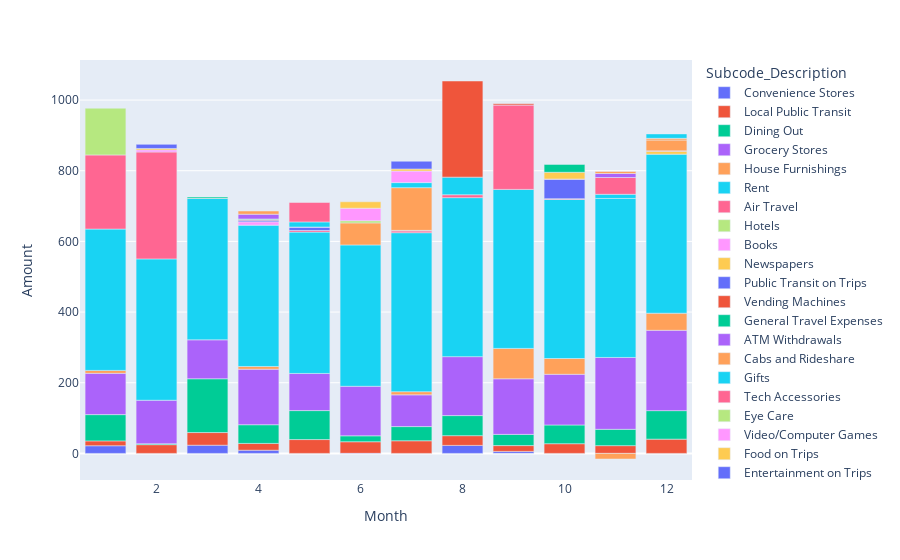

Notebook source saved alongside this figure:
### Markdown cell above
The next chart displays transaction amounts for each subcode on a monthly basis, allowing you to analyze changes in your spending over time.

### Code cell
fig_monthly_spending_by_selected_subcodes = px.bar(df_expenses_by_selected_subcodes_by_month, x = 'Month', y = 'Amount', color = 'Subcode_Description')
fig_monthly_spending_by_selected_subcodes.write_html(chart_data_folder + '\\monthly_spending_by_subcode.html') 
fig_monthly_spending_by_selected_subcodes.show()

### Figure 1 — Plotly figure (JSON) as saved in the notebook; plotly's stock layout.template omitted (floating-point values rounded to 4 significant figures)
{"data": [{"alignmentgroup": "True", "hovertemplate": "Subcode_Description=Convenience Stores<br>Month=%{x}<br>Amount=%{y}<extra></extra>", "legendgroup": "Convenience Stores", "marker": {"color": "#636efa", "pattern": {"shape": ""}}, "name": "Convenience Stores", "offsetgroup": "Convenience Stores", "orientation": "v", "showlegend": true, "textposition": "auto", "type": "bar", "x": [1, 3, 4, 8, 9], "xaxis": "x", "y": [21.68, 23.25, 9.04, 22.68, 5.61], "yaxis": "y"}, {"alignmentgroup": "True", "hovertemplate": "Subcode_Description=Local Public Transit<br>Month=%{x}<br>Amount=%{y}<extra></extra>", "legendgroup": "Local Public Transit", "marker": {"color": "#EF553B", "pattern": {"shape": ""}}, "name": "Local Public Transit", "offsetgroup": "Local Public Transit", "orientation": "v", "showlegend": true, "textposition": "auto", "type": "bar", "x": [1, 2, 3, 4, 5, 6, 7, 8, 9, 10, 11, 12], "xaxis": "x", "y": [13.75, 24.75, 35.75, 19.25, 39.14, 33, 35.75, 27.5, 16.5, 27.5, 22, 40.38], "yaxis": "y"}, {"alignmentgroup": "True", "hovertemplate": "Subcode_Description=Dining Out<br>Month=%{x}<br>Amount=%{y}<extra></extra>", "legendgroup": "Dining Out", "marker": {"color": "#00cc96", "pattern": {"shape": ""}}, "name": "Dining Out", "offsetgroup": "Dining Out", "orientation": "v", "showlegend": true, "textposition": "auto", "type": "bar", "x": [1, 2, 3, 4, 5, 6, 7, 8, 9, 10, 11, 12], "xaxis": "x", "y": [74.33, 2.65, 152.2, 52.87, 82.03, 16.77, 40.14, 56.87, 31.74, 52.93, 46.2, 80.65], "yaxis": "y"}, {"alignmentgroup": "True", "hovertemplate": "Subcode_Description=Grocery Stores<br>Month=%{x}<br>Amount=%{y}<extra></extra>", "legendgroup": "Grocery Stores", "marker": {"color": "#ab63fa", "pattern": {"shape": ""}}, "name": "Grocery Stores", "offsetgroup": "Grocery Stores", "orientation": "v", "showlegend": true, "textposition": "auto", "type": "bar", "x": [1, 2, 3, 4, 5, 6, 7, 8, 9, 10, 11, 12], "xaxis": "x", "y": [116.9, 123.1, 110.2, 157.1, 105.1, 140.2, 89.83, 166.8, 157.3, 143.4, 203.3, 227.4], "yaxis": "y"}, {"alignmentgroup": "True", "hovertemplate": "Subcode_Description=House Furnishings<br>Month=%{x}<br>Amount=%{y}<extra></extra>", "legendgroup": "House Furnishings", "marker": {"color": "#FFA15A", "pattern": {"shape": ""}}, "name": "House Furnishings", "offsetgroup": "House Furnishings", "orientation": "v", "showlegend": true, "textposition": "auto", "type": "bar", "x": [1, 4, 7, 9, 10, 12], "xaxis": "x", "y": [8.29, 7.75, 8.9, 86.06, 44.69, 48.39], "yaxis": "y"}, {"alignmentgroup": "True", "hovertemplate": "Subcode_Description=Rent<br>Month=%{x}<br>Amount=%{y}<extra></extra>", "legendgroup": "Rent", "marker": {"color": "#19d3f3", "pattern": {"shape": ""}}, "name": "Rent", "offsetgroup": "Rent", "orientation": "v", "showlegend": true, "textposition": "auto", "type": "bar", "x": [1, 2, 3, 4, 5, 6, 7, 8, 9, 10, 11, 12], "xaxis": "x", "y": [400, 400, 400, 400, 400, 400, 450, 450, 450, 450, 450, 450], "yaxis": "y"}, {"alignmentgroup": "True", "hovertemplate": "Subcode_Description=Air Travel<br>Month=%{x}<br>Amount=%{y}<extra></extra>", "legendgroup": "Air Travel", "marker": {"color": "#FF6692", "pattern": {"shape": ""}}, "name": "Air Travel", "offsetgroup": "Air Travel", "orientation": "v", "showlegend": true, "textposition": "auto", "type": "bar", "x": [1, 2, 5, 7, 8, 9, 10], "xaxis": "x", "y": [209.7, 302.6, 4.56, 5.5, 8.22, 238.5, 2.41], "yaxis": "y"}, {"alignmentgroup": "True", "hovertemplate": "Subcode_Description=Hotels<br>Month=%{x}<br>Amount=%{y}<extra></extra>", "legendgroup": "Hotels", "marker": {"color": "#B6E880", "pattern": {"shape": ""}}, "name": "Hotels", "offsetgroup": "Hotels", "orientation": "v", "showlegend": true, "textposition": "auto", "type": "bar", "x": [1], "xaxis": "x", "y": [132.3], "yaxis": "y"}, {"alignmentgroup": "True", "hovertemplate": "Subcode_Description=Books<br>Month=%{x}<br>Amount=%{y}<extra></extra>", "legendgroup": "Books", "marker": {"color": "#FF97FF", "pattern": {"shape": ""}}, "name": "Books", "offsetgroup": "Books", "orientation": "v", "showlegend": true, "textposition": "auto", "type": "bar", "x": [2, 4, 7], "xaxis": "x", "y": [5.92, 9.4, 0.12], "yaxis": "y"}, {"alignmentgroup": "True", "hovertemplate": "Subcode_Description=Newspapers<br>Month=%{x}<br>Amount=%{y}<extra></extra>", "legendgroup": "Newspapers", "marker": {"color": "#FECB52", "pattern": {"shape": ""}}, "name": "Newspapers", "offsetgroup": "Newspapers", "orientation": "v", "showlegend": true, "textposition": "auto", "type": "bar", "x": [2, 12], "xaxis": "x", "y": [4, 8], "yaxis": "y"}, {"alignmentgroup": "True", "hovertemplate": "Subcode_Description=Public Transit on Trips<br>Month=%{x}<br>Amount=%{y}<extra></extra>", "legendgroup": "Public Transit on Trips", "marker": {"color": "#636efa", "pattern": {"shape": ""}}, "name": "Public Transit on Trips", "offsetgroup": "Public Transit on Trips", "orientation": "v", "showlegend": true, "textposition": "auto", "type": "bar", "x": [2, 4, 5, 10], "xaxis": "x", "y": [11.59, 4.52, 9.55, 55.01], "yaxis": "y"}, {"alignmentgroup": "True", "hovertemplate": "Subcode_Description=Vending Machines<br>Month=%{x}<br>Amount=%{y}<extra></extra>", "legendgroup": "Vending Machines", "marker": {"color": "#EF553B", "pattern": {"shape": ""}}, "name": "Vending Machines", "offsetgroup": "Vending Machines", "orientation": "v", "showlegend": true, "textposition": "auto", "type": "bar", "x": [3, 4, 5, 7, 9, 10, 12], "xaxis": "x", "y": [0.78, 1.73, 0.28, 0.96, 3.71, 0.58, 1.57], "yaxis": "y"}, {"alignmentgroup": "True", "hovertemplate": "Subcode_Description=General Travel Expenses<br>Month=%{x}<br>Amount=%{y}<extra></extra>", "legendgroup": "General Travel Expenses", "marker": {"color": "#00cc96", "pattern": {"shape": ""}}, "name": "General Travel Expenses", "offsetgroup": "General Travel Expenses", "orientation": "v", "showlegend": true, "textposition": "auto", "type": "bar", "x": [3, 4], "xaxis": "x", "y": [3.64, 1.78], "yaxis": "y"}, {"alignmentgroup": "True", "hovertemplate": "Subcode_Description=ATM Withdrawals<br>Month=%{x}<br>Amount=%{y}<extra></extra>", "legendgroup": "ATM Withdrawals", "marker": {"color": "#ab63fa", "pattern": {"shape": ""}}, "name": "ATM Withdrawals", "offsetgroup": "ATM Withdrawals", "orientation": "v", "showlegend": true, "textposition": "auto", "type": "bar", "x": [4, 6, 9], "xaxis": "x", "y": [13.5, -1.31, -0.52], "yaxis": "y"}, {"alignmentgroup": "True", "hovertemplate": "Subcode_Description=Cabs and Rideshare<br>Month=%{x}<br>Amount=%{y}<extra></extra>", "legendgroup": "Cabs and Rideshare", "marker": {"color": "#FFA15A", "pattern": {"shape": ""}}, "name": "Cabs and Rideshare", "offsetgroup": "Cabs and Rideshare", "orientation": "v", "showlegend": true, "textposition": "auto", "type": "bar", "x": [4, 6, 7, 11, 12], "xaxis": "x", "y": [9.03, 62.36, 120.9, -15.84, 30.54], "yaxis": "y"}, {"alignmentgroup": "True", "hovertemplate": "Subcode_Description=Gifts<br>Month=%{x}<br>Amount=%{y}<extra></extra>", "legendgroup": "Gifts", "marker": {"color": "#19d3f3", "pattern": {"shape": ""}}, "name": "Gifts", "offsetgroup": "Gifts", "orientation": "v", "showlegend": true, "textposition": "auto", "type": "bar", "x": [5, 7, 8, 11], "xaxis": "x", "y": [14.5, 14.3, 49.82, 11.77], "yaxis": "y"}, {"alignmentgroup": "True", "hovertemplate": "Subcode_Description=Tech Accessories<br>Month=%{x}<br>Amount=%{y}<extra></extra>", "legendgroup": "Tech Accessories", "marker": {"color": "#FF6692", "pattern": {"shape": ""}}, "name": "Tech Accessories", "offsetgroup": "Tech Accessories", "orientation": "v", "showlegend": true, "textposition": "auto", "type": "bar", "x": [5, 11], "xaxis": "x", "y": [55.03, 47.54], "yaxis": "y"}, {"alignmentgroup": "True", "hovertemplate": "Subcode_Description=Eye Care<br>Month=%{x}<br>Amount=%{y}<extra></extra>", "legendgroup": "Eye Care", "marker": {"color": "#B6E880", "pattern": {"shape": ""}}, "name": "Eye Care", "offsetgroup": "Eye Care", "orientation": "v", "showlegend": true, "textposition": "auto", "type": "bar", "x": [6], "xaxis": "x", "y": [6.12], "yaxis": "y"}, {"alignmentgroup": "True", "hovertemplate": "Subcode_Description=Video/Computer Games<br>Month=%{x}<br>Amount=%{y}<extra></extra>", "legendgroup": "Video/Computer Games", "marker": {"color": "#FF97FF", "pattern": {"shape": ""}}, "name": "Video/Computer Games", "offsetgroup": "Video/Computer Games", "orientation": "v", "showlegend": true, "textposition": "auto", "type": "bar", "x": [6, 7], "xaxis": "x", "y": [35.41, 32.68], "yaxis": "y"}, {"alignmentgroup": "True", "hovertemplate": "Subcode_Description=Food on Trips<br>Month=%{x}<br>Amount=%{y}<extra></extra>", "legendgroup": "Food on Trips", "marker": {"color": "#FECB52", "pattern": {"shape": ""}}, "name": "Food on Trips", "offsetgroup": "Food on Trips", "orientation": "v", "showlegend": true, "textposition": "auto", "type": "bar", "x": [6, 7, 10], "xaxis": "x", "y": [18.21, 5.87, 19.05], "yaxis": "y"}, {"alignmentgroup": "True", "hovertemplate": "Subcode_Description=Entertainment on Trips<br>Month=%{x}<br>Amount=%{y}<extra></extra>", "legendgroup": "Entertainment on Trips", "marker": {"color": "#636efa", "pattern": {"shape": ""}}, "name": "Entertainment on Trips", "offsetgroup": "Entertainment on Trips", "orientation": "v", "showlegend": true, "textposition": "auto", "type": "bar", "x": [7], "xaxis": "x", "y": [21.95], "yaxis": "y"}, {"alignmentgroup": "True", "hovertemplate": "Subcode_Description=Clothes<br>Month=%{x}<br>Amount=%{y}<extra></extra>", "legendgroup": "Clothes", "marker": {"color": "#EF553B", "pattern": {"shape": ""}}, "name": "Clothes", "offsetgroup": "Clothes", "orientation": "v", "showlegend": true, "textposition": "auto", "type": "bar", "x": [8], "xaxis": "x", "y": [272.1], "yaxis": "y"}, {"alignmentgroup": "True", "hovertemplate": "Subcode_Description=Sports<br>Month=%{x}<br>Amount=%{y}<extra></extra>", "legendgroup": "Sports", "marker": {"color": "#00cc96", "pattern": {"shape": ""}}, "name": "Sports", "offsetgroup": "Sports", "orientation": "v", "showlegend": true, "textposition": "auto", "type": "bar", "x": [10], "xaxis": "x", "y": [22.32], "yaxis": "y"}, {"alignmentgroup": "True", "hovertemplate": "Subcode_Description=Basics--Other<br>Month=%{x}<br>Amount=%{y}<extra></extra>", "legendgroup": "Basics--Other", "marker": {"color": "#ab63fa", "pattern": {"shape": ""}}, "name": "Basics--Other", "offsetgroup": "Basics--Other", "orientation": "v", "showlegend": true, "textposition": "auto", "type": "bar", "x": [11], "xaxis": "x", "y": [11.28], "yaxis": "y"}, {"alignmentgroup": "True", "hovertemplate": "Subcode_Description=Beer/Wine/Liquor<br>Month=%{x}<br>Amount=%{y}<extra></extra>", "legendgroup": "Beer/Wine/Liquor", "marker": {"color": "#FFA15A", "pattern": {"shape": ""}}, "name": "Beer/Wine/Liquor", "offsetgroup": "Beer/Wine/Liquor", "orientation": "v", "showlegend": true, "textposition": "auto", "type": "bar", "x": [11, 12], "xaxis": "x", "y": [5.81, 4.73], "yaxis": "y"}, {"alignmentgroup": "True", "hovertemplate": "Subcode_Description=Moving<br>Month=%{x}<br>Amount=%{y}<extra></extra>", "legendgroup": "Moving", "marker": {"color": "#19d3f3", "pattern": {"shape": ""}}, "name": "Moving", "offsetgroup": "Moving", "orientation": "v", "showlegend": true, "textposition": "auto", "type": "bar", "x": [12], "xaxis": "x", "y": [12.52], "yaxis": "y"}], "layout": {"barmode": "relative", "legend": {"title": {"text": "Subcode_Description"}, "tracegroupgap": 0}, "margin": {"t": 60}, "xaxis": {"anchor": "y", "domain": [0, 1], "title": {"text": "Month"}}, "yaxis": {"anchor": "x", "domain": [0, 1], "title": {"text": "Amount"}}}}
